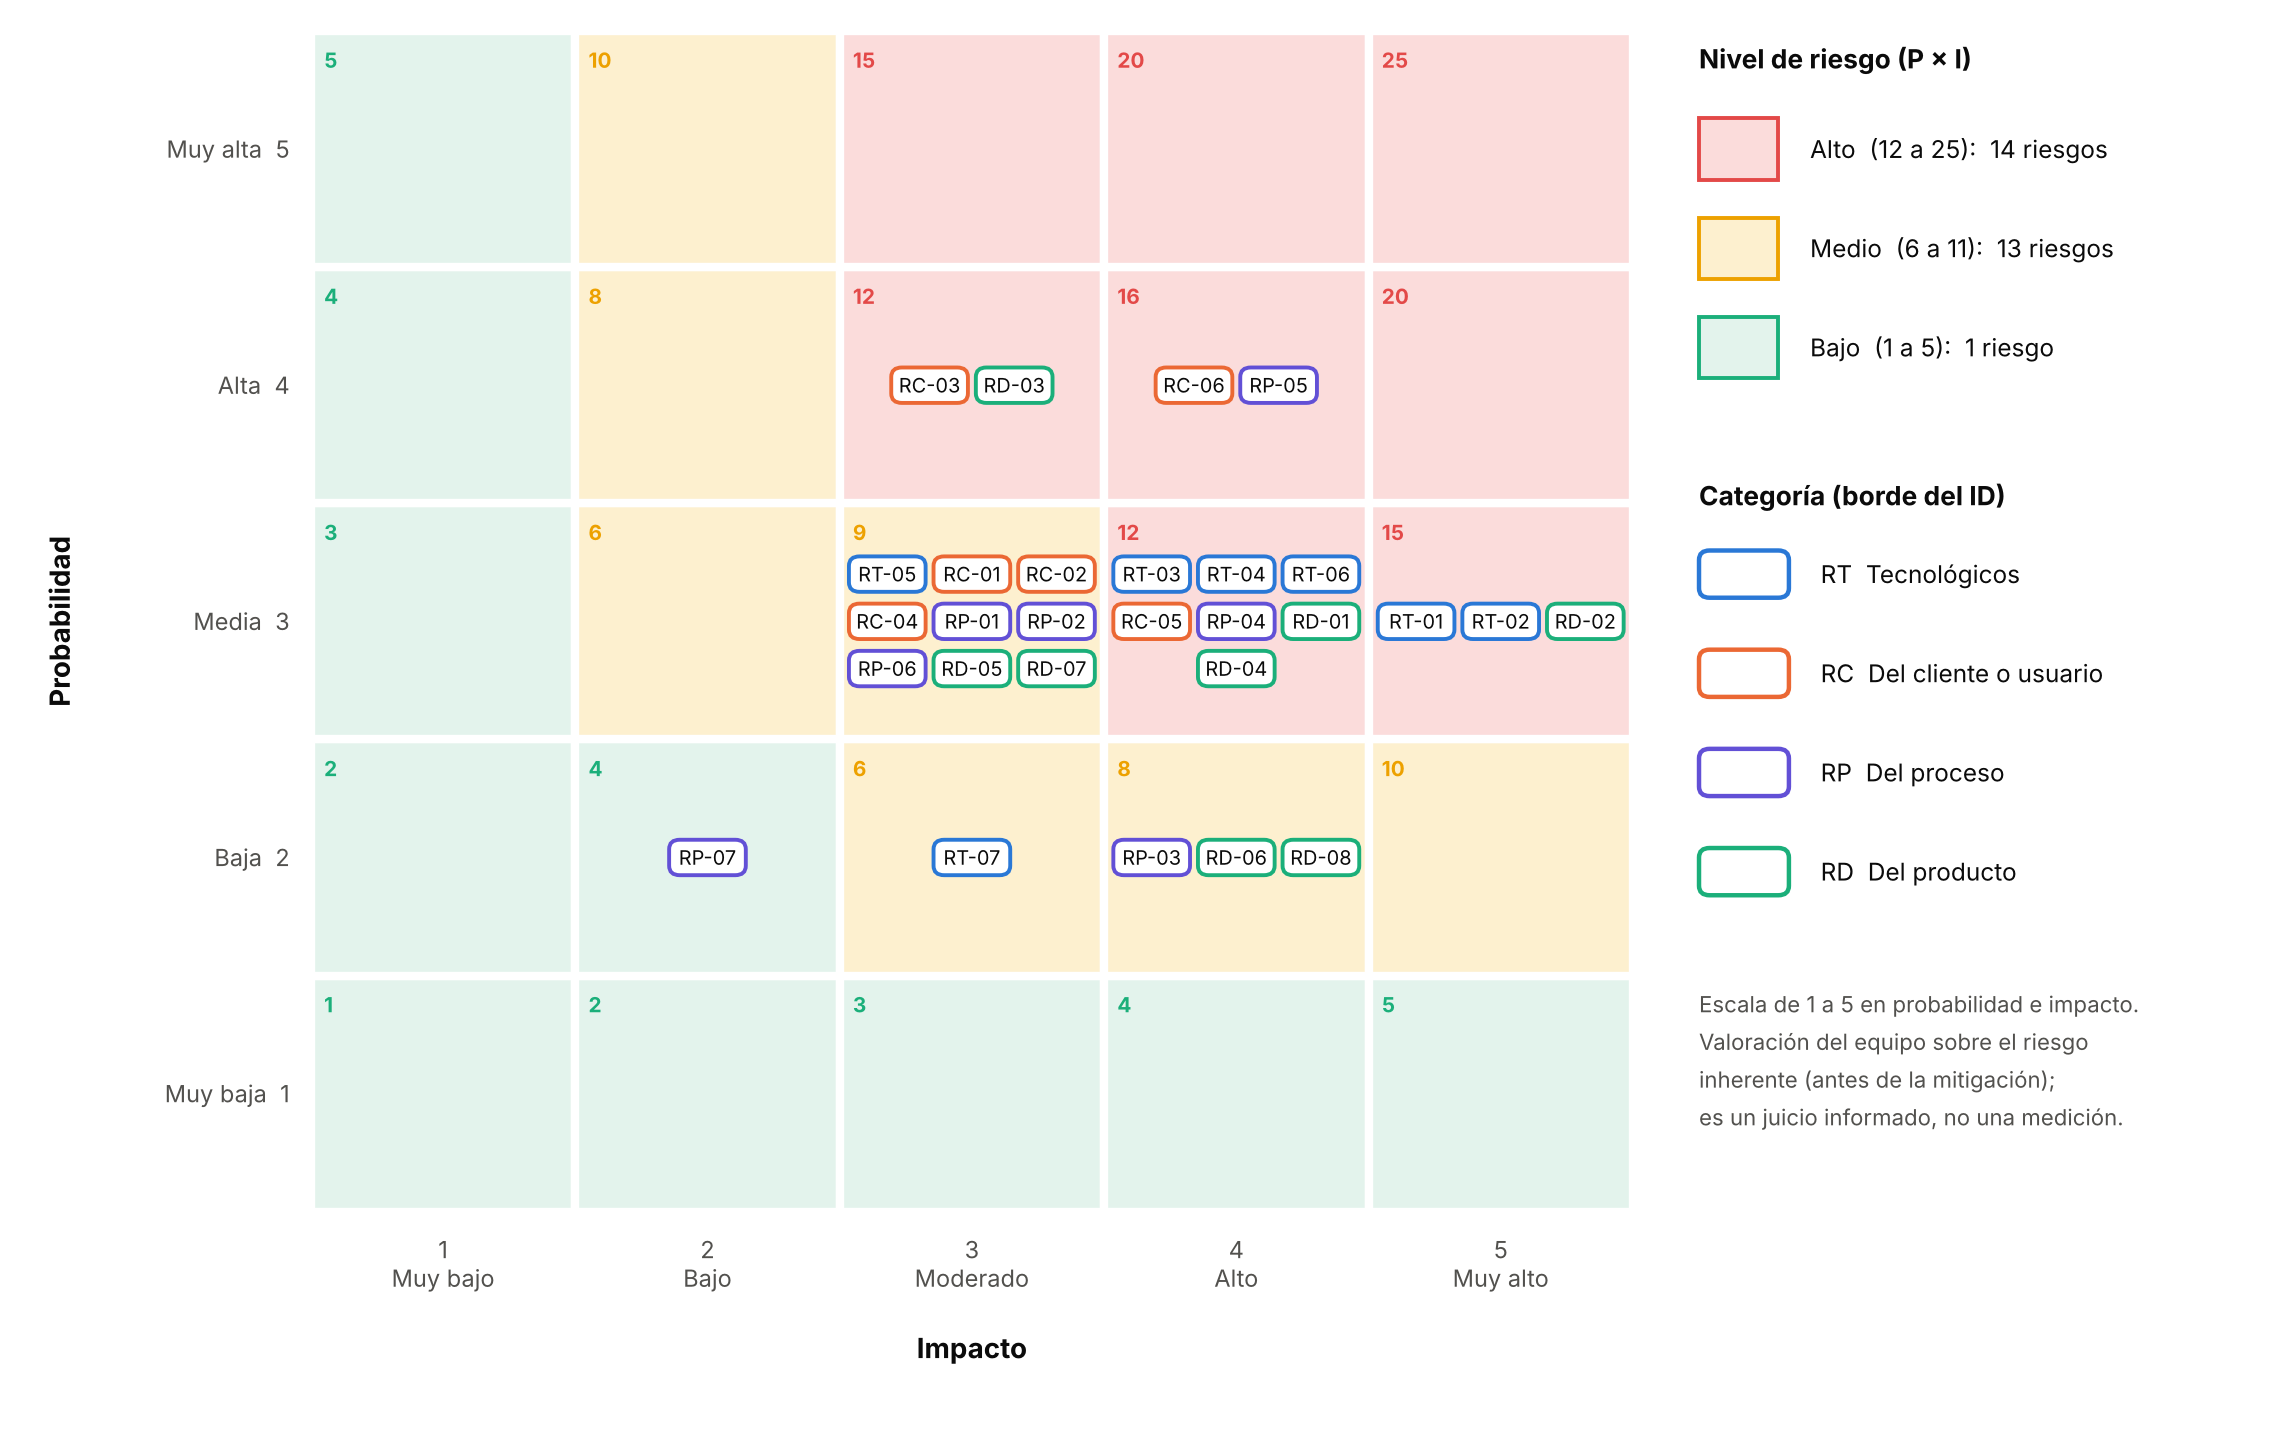

Write Python code to recreate this figure.
"""Matriz de calor de riesgos (probabilidad × impacto) a partir de riesgos_datos.py."""
import sys
sys.path.insert(0, "/tmp/claude-0/-home-claude/96d2aac8-ceba-5071-b3a2-b1a2b6db9c4d/scratchpad")
from collections import defaultdict
import matplotlib
matplotlib.use("Agg")
import matplotlib.pyplot as plt
from matplotlib.patches import Rectangle, FancyBboxPatch
from estilo_fig import *  # fuente Inter y colores
from riesgos_datos import RIESGOS, nivel

FONDO = {"Bajo": "#e3f3ec", "Medio": "#fdf0cf", "Alto": "#fbdcdb"}
BORDE = {"Bajo": "#1baf7a", "Medio": "#eda100", "Alto": "#e34948"}
CAT = {"RT": AZUL, "RC": NARANJA, "RP": VIOLETA, "RD": AQUA}

celdas = defaultdict(list)
for r in RIESGOS:
    celdas[(r[2], r[3])].append(r[0])

fig, ax = plt.subplots(figsize=(14.5, 9.2))
ax.set_xlim(0, 5); ax.set_ylim(0, 5); ax.axis("off"); ax.grid(False)
for p in range(1, 6):
    for i in range(1, 6):
        n = nivel(p, i)
        ax.add_patch(Rectangle((i - 1, p - 1), 1, 1, fc=FONDO[n], ec="white", lw=3, zorder=1))
        ax.text(i - 0.95, p - 0.07, str(p * i), fontsize=7.5, color=BORDE[n], va="top", ha="left", fontweight="bold", zorder=2)
        ids = celdas.get((p, i), [])
        # hasta 3 por fila, centrados
        filas = [ids[k:k + 3] for k in range(0, len(ids), 3)]
        alto = len(filas)
        for f, fila in enumerate(filas):
            y = p - 0.5 + (alto - 1) / 2 * 0.2 - f * 0.2
            for k, rid in enumerate(fila):
                x = i - 0.5 + (k - (len(fila) - 1) / 2) * 0.32
                ax.add_patch(FancyBboxPatch((x - 0.145, y - 0.075), 0.29, 0.15, boxstyle="round,pad=0,rounding_size=0.04",
                                            fc="white", ec=CAT[rid[:2]], lw=1.4, zorder=3))
                ax.text(x, y, rid, ha="center", va="center", fontsize=7.2, color=TEXTO, zorder=4)
for k, et in enumerate(["Muy bajo", "Bajo", "Moderado", "Alto", "Muy alto"], 1):
    ax.text(k - 0.5, -0.1, f"{k}\n{et}", ha="center", va="top", fontsize=8.5, color=TEXTO2)
for k, et in enumerate(["Muy baja", "Baja", "Media", "Alta", "Muy alta"], 1):
    ax.text(-0.08, k - 0.5, f"{et}  {k}", ha="right", va="center", fontsize=8.5, color=TEXTO2)
ax.text(2.5, -0.62, "Impacto", ha="center", fontsize=10, fontweight="bold", color=TEXTO)
ax.text(-0.95, 2.5, "Probabilidad", ha="center", va="center", rotation=90, fontsize=10, fontweight="bold", color=TEXTO)

# leyendas
nn = {n: sum(1 for r in RIESGOS if nivel(r[2], r[3]) == n) for n in FONDO}
x0 = 5.25
ax.text(x0, 4.95, "Nivel de riesgo (P × I)", fontsize=9.5, fontweight="bold", va="top")
for k, (n, rango) in enumerate([("Alto", "12 a 25"), ("Medio", "6 a 11"), ("Bajo", "1 a 5")]):
    y = 4.5 - k * 0.42
    ax.add_patch(Rectangle((x0, y - 0.13), 0.3, 0.26, fc=FONDO[n], ec=BORDE[n], lw=1.4, clip_on=False))
    ax.text(x0 + 0.42, y, f"{n}  ({rango}):  {nn[n]} " + ("riesgo" if nn[n] == 1 else "riesgos"), fontsize=8.8, va="center", color=TEXTO)
ax.text(x0, 3.1, "Categoría (borde del ID)", fontsize=9.5, fontweight="bold", va="top")
for k, (c, nombre) in enumerate([("RT", "RT  Tecnológicos"), ("RC", "RC  Del cliente o usuario"), ("RP", "RP  Del proceso"), ("RD", "RD  Del producto")]):
    y = 2.7 - k * 0.42
    ax.add_patch(FancyBboxPatch((x0, y - 0.1), 0.34, 0.2, boxstyle="round,pad=0,rounding_size=0.04", fc="white", ec=CAT[c], lw=1.6, clip_on=False))
    ax.text(x0 + 0.46, y, nombre, fontsize=8.8, va="center", color=TEXTO)
ax.text(x0, 0.95, "Escala de 1 a 5 en probabilidad e impacto.\nValoración del equipo sobre el riesgo\ninherente (antes de la mitigación);\nes un juicio informado, no una medición.", fontsize=8, color=TEXTO2, va="top", linespacing=1.4)
ax.set_xlim(-1.1, 7.4); ax.set_ylim(-0.95, 5.05)
fig.savefig("matriz_riesgos.png", dpi=200, bbox_inches="tight", facecolor="white")
print(nn)
